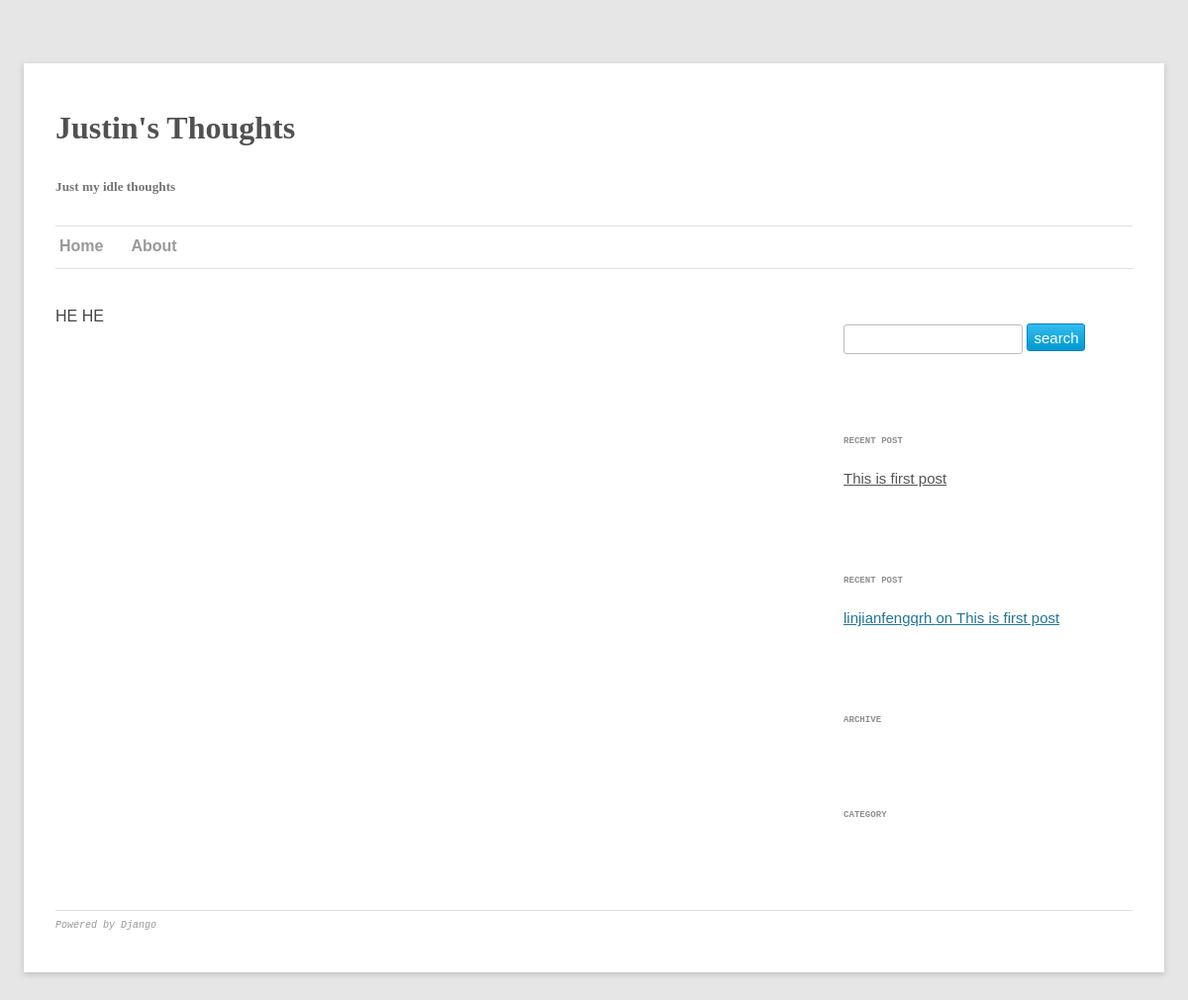
/about/, run on an earlier commit of the app's database.
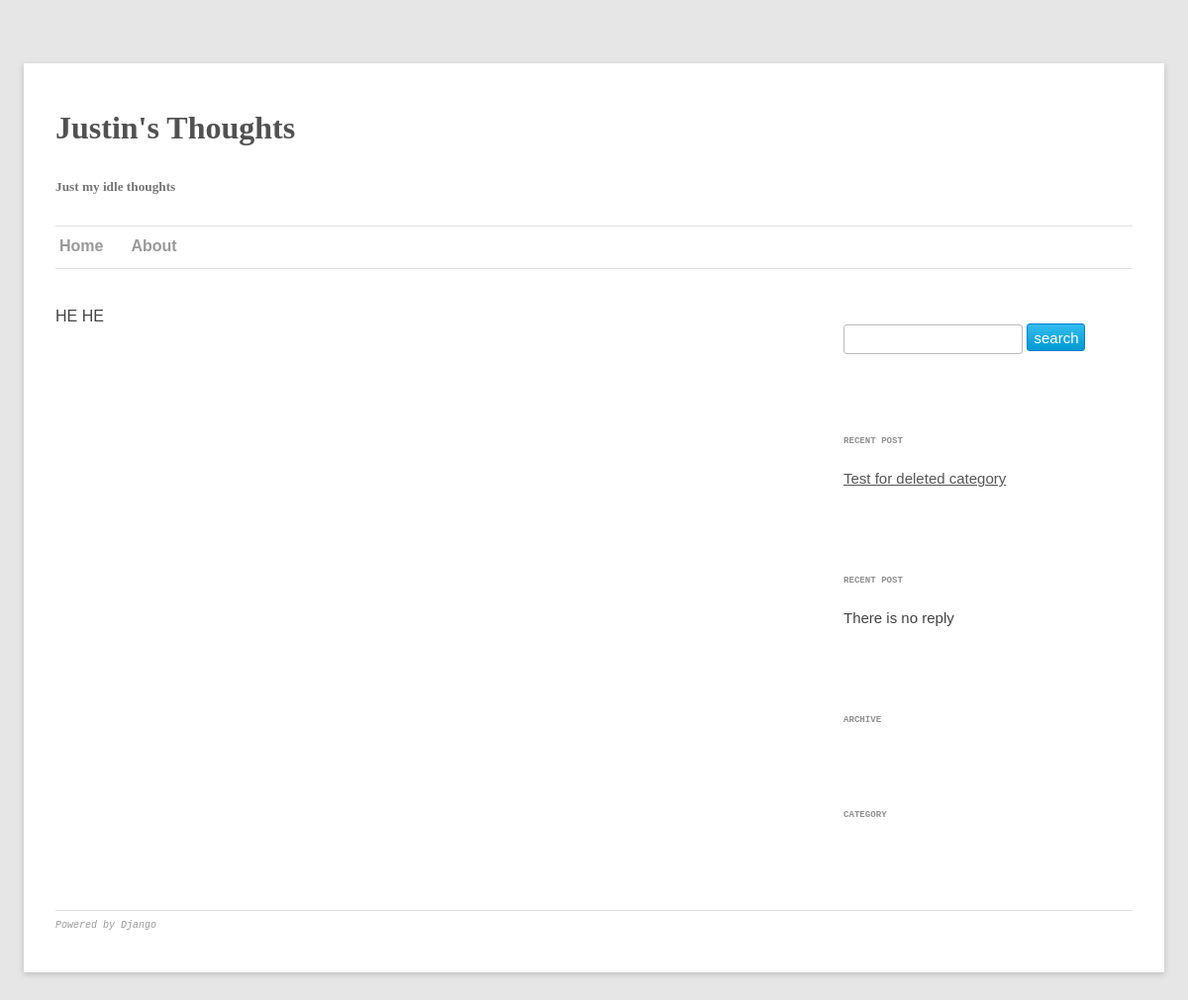
And on a later commit of the database.
### blog/models.py (models this page shows, shortened)
class Post(models.Model):
  title = models.CharField(max_length=100)
  content = models.TextField()
  author = models.CharField(max_length=100)
  published = models.BooleanField(default = False)
  created_date = models.DateTimeField(auto_now_add = True)
  category = models.ForeignKey(Category, default = 1, on_delete = models.SET_DEFAULT)
  tags = models.ManyToManyField(Tag)
  visit = models.IntegerField()
  class Meta:
    ordering = ['-created_date']
  def __unicode__(self):
    return self.title
  def get_abs_url(self):
    mangled = self.title.replace(' ', '__')
    return '/blog/%s/' % mangled

class Reply(models.Model):
  APPROVED = 'ap'
  PENDING = 'pd'
  SPAM = 'sp'
  TRASH = 'tr'
  STATE_CHOICE = (
      (TRASH, 'trash'),
      (APPROVED, 'approved'),
      (PENDING, 'pending'),
      (SPAM, 'spam'),
  )
  name = models.CharField(max_length=100)
  email = models.EmailField()
  to = models.IntegerField(default=0)
  message = models.CharField(max_length = 1000)
  post = models.ForeignKey(Post)
  date = models.DateTimeField()
  state = models.CharField(max_length = 2, choices = STATE_CHOICE, default = PENDING)

### blog/views.py (the view)
# urls.py: url(r'^about/$', 'blog.views.about'),
def about(request):
  recent_post = Post.objects.first()
  recent_reply = Reply.objects.filter(state = Reply.APPROVED).first()
  return render(request, 'about.html', {'recent_post': recent_post, 'recent_reply':recent_reply } )

### templates/about.html (shortened to what this page needs)
{% extends "blog/base.html" %}
{% block content %}HE HE {% endblock %}

### templates/blog/base.html (shortened to what this page needs)
<!DOCTYPE html>
<html>
<head>
  <link rel="stylesheet" type="text/css" href="{{STATIC_URL}}global.css" />
  <link rel="stylesheet" type="text/css" href="{{STATIC_URL}}post.css" />
</head>
<body style="color:#444;background-color:#e6e6e6;font-family:sans-serif">
  <div class="page">
    <div class="header">
      <h1 class="blog-title">Justin's Thoughts</h1>
      <h5 class="blog-desc">Just my idle thoughts</h5>
    </div>
    <div class="menu">
      <hr />
      <ul class="menu">
        <li><a href="/" class="title-menu-item">Home</a></li>
        <li><a href="/about/" class="title-menu-item">About</a></li>
      </ul>
      <hr />
    </div>
    <div class = "maincontent">
      <div class = "sidebar">
        <div class = "widget widget_form">
          <form action="/blog/search/" method="get" class = "search">
            <p><input type="text" name="q" class="search text"/>
            <input type="submit" value="search" class = "search  button"></p>
          </form>
        </div>
        <div class = "widget widget_recent_post">
          <p class = "widget_title">RECENT POST</p>
          <p class = "widget_content">{% if recent_post %}<a href="{{recent_post.get_abs_url}}">{{ recent_post.title }}</a>{% else %}There is no post{% endif %}</p>
        </div>
        <div class = "widget widget_recent_reply">
          <p class = "widget_title">RECENT POST</p>
          <p class = "widget_content">{% if recent_reply %}<a href="{{recent_reply.get_post_url}}">{{ recent_reply.name }} on {{recent_reply.post}}</a>{% else %}There is no reply{% endif %}</p>
        </div>
        <div class = "widget widget_archive">
          <p class = "widget_title">ARCHIVE</p>
        </div>
        <div class = "widget widget_category">
          <p class = "widget_title">CATEGORY</p>
        </div>
      </div>
      <div class = "content">
        {% block content %}
        {% endblock %}
      </div>
      <div class = "footer">
        <hr />
        <p><a href="http://www.djangoproject.com">Powered by Django</a></p>
      </div>
    </div>
  </div>
</body>
</html>

What changed in the data, as far as the page shows it:
removed Reply: name "linjianfengqrh", post "This is first post"
changed Post: title "This is first post" → "Test for deleted category"
Also different on the page:
text no longer shown: "on"
text now shown: "There is no reply"
